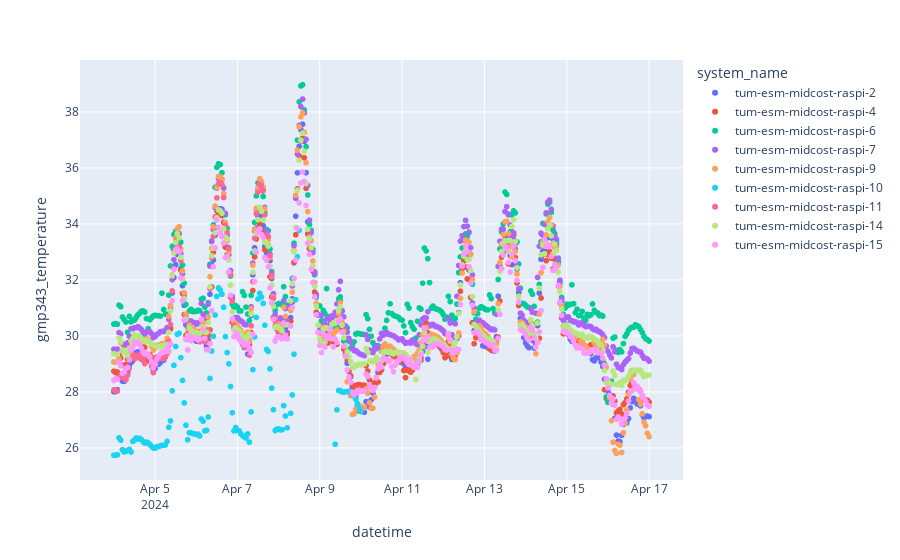
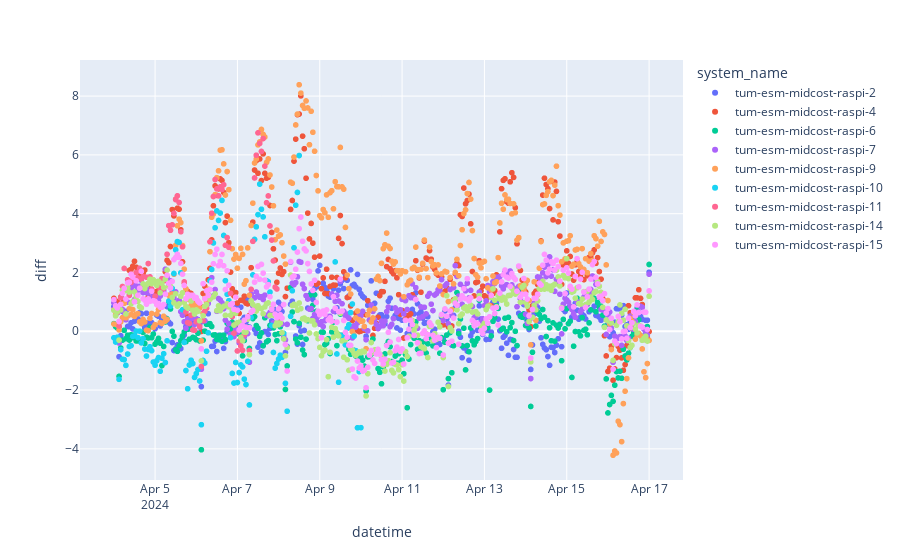
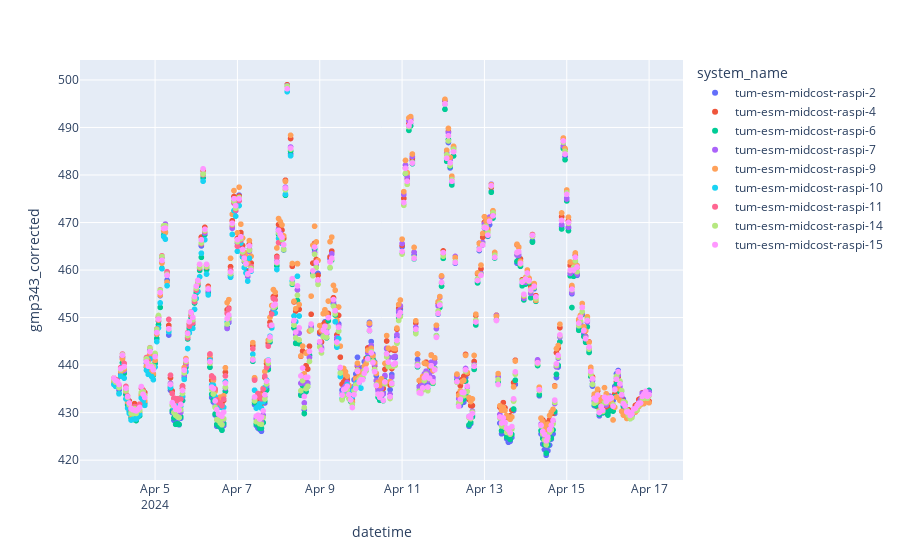
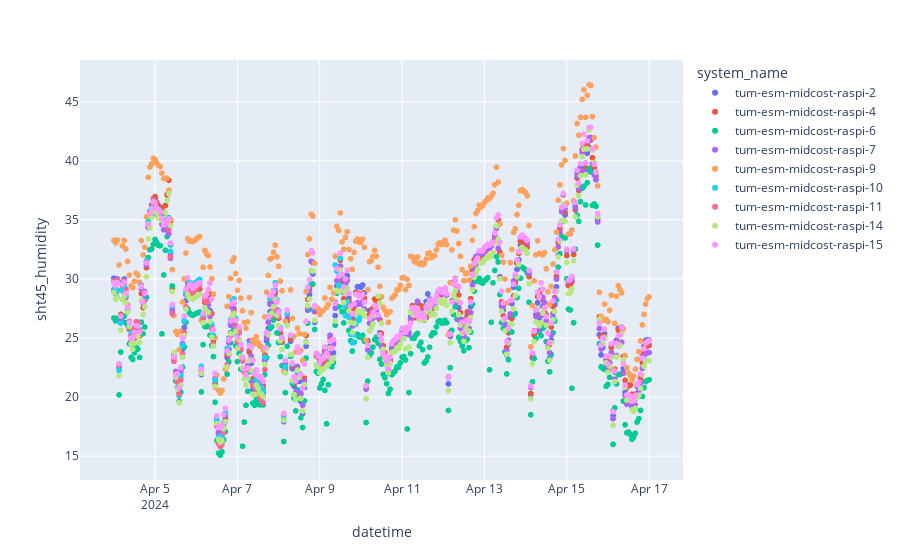

The cell these charts' notebook holds for them, in order:
### Code cell
fig = px.scatter(df_filtered, x="datetime", y="gmp343_temperature", color="system_name")
fig.show()
fig = px.scatter(df_filtered, x="datetime", y="diff", color="system_name")
fig.show()
fig = px.scatter(df_filtered, x="datetime", y="gmp343_corrected", color="system_name")
fig.show()
fig = px.scatter(df_filtered, x="datetime", y="sht45_humidity", color="system_name")
fig.show()
